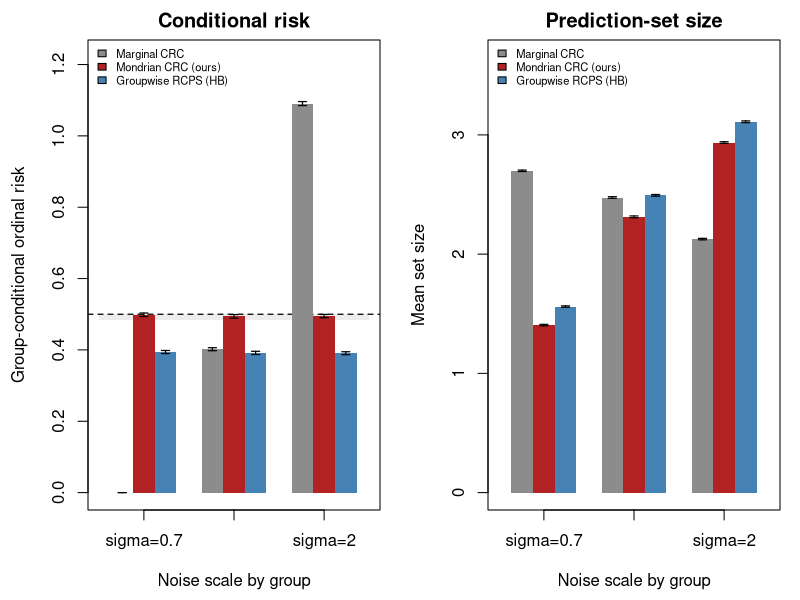
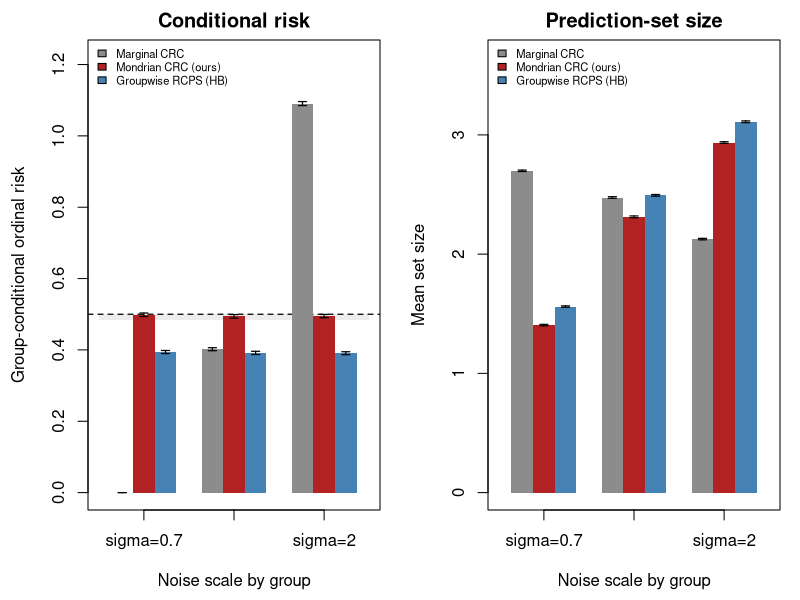

Write the R code that produced these figures, in order.
## Section 5.1 -- Group-conditional ordinal risk control (base R)
## Three feature-defined groups; independent, identically distributed observations.
## Y in {0,...,4}, Yhat=Y+sigma_g U, U~Unif(-sqrt(3),sqrt(3)).
## Prediction sets: C_t={j:abs(j-Yhat)<=t}.
## Loss: min_{j in C_t} abs(j-Y), with loss(empty,Y)=B=4.
## Methods: pooled CRC, coordinatewise Mondrian CRC, and groupwise
## Hoeffding--Bentkus (HB) RCPS at PER-GROUP delta=.10.
## Emits figures/fig_general.{pdf,png} and two CSVs.
##
## Merged version: base engineering (PDF/CSV, error bars, defensive checks,
## theoretical-M sandwich floor) PLUS per-method calibration timing and an
## EMPIRICAL M_g verification printed next to the theoretical M=1 used in the
## bound. The Python twin example1.py reproduces every number and artifact.
## M_g=1 almost surely: iid observations with atomless candidate-score
## distributions => distinct jumps across loss paths (checked empirically below).

set.seed(20261024)
K <- 5L; B <- 4; ALPHA <- 0.5
SIG <- c(0.7, 1.3, 2.0); NG <- length(SIG)
NCAL <- 1500L; NTEST <- 3000L; REPS <- 500L
DELTA <- 0.10  # A per-group, not a simultaneous, RCPS confidence level
GR <- 0:(K-1L); sqrt3 <- sqrt(3)
THRESHOLD_MIN <- 0; THRESHOLD_MAX <- 12
M_THEORY <- 1L

stopifnot(THRESHOLD_MAX > (K-1L) + max(SIG)*sqrt3)

draw <- function(n) {
  g <- sample.int(NG, n, replace=TRUE)
  Y <- sample.int(K, n, replace=TRUE)-1L
  U <- runif(n, -sqrt3, sqrt3)
  list(g=g, Y=Y, Yhat=Y+SIG[g]*U)
}

loss_at <- function(t, Yhat, Y) {
  if (length(Y)==0L) return(numeric(0))
  losses <- rep(Inf, length(Y))
  for (k in seq_len(K)) {
    included <- abs(GR[k]-Yhat) <= t
    losses <- pmin(losses, ifelse(included, abs(GR[k]-Y), Inf))
  }
  losses[!is.finite(losses)] <- B
  losses
}

size_at <- function(t, Yhat) {
  if (length(Yhat)==0L) return(integer(0))
  sizes <- integer(length(Yhat))
  for (k in seq_len(K)) sizes <- sizes+(abs(GR[k]-Yhat) <= t)
  sizes
}

## Empirical jump multiplicity: largest number of within-group augmented loss
## paths that break at a common threshold (expect 1 under atomless scores).
jump_mult <- function(Yhat) {
  bp <- round(as.vector(abs(outer(Yhat, GR, function(a,b) b-a))), 9)
  if (length(bp)==0L) return(0L)
  max(tabulate(match(bp, unique(bp))))
}

## Find smallest feasible continuous threshold by bisection.
crc_threshold <- function(Yhat, Y, alpha=ALPHA,
                          lo=THRESHOLD_MIN, hi=THRESHOLD_MAX) {
  n <- length(Y)
  if (n==0L) return(hi)
  criterion <- function(t) (sum(loss_at(t,Yhat,Y))+B)/(n+1)
  if (criterion(lo) <= alpha) return(lo)
  if (criterion(hi) > alpha) return(hi)
  for (i in 1:50) {
    mid <- (lo+hi)/2
    if (criterion(mid) <= alpha) hi <- mid else lo <- mid
  }
  hi
}

## One-sided HB lower-tail p-value at hypothesized population risk R.
hb_pvalue <- function(R, muhat, n) {
  if (muhat >= R) return(1)
  if (muhat <= 0) kl <- -log1p(-R)
  else kl <- muhat*log(muhat/R)+(1-muhat)*log((1-muhat)/(1-R))
  p_b <- exp(1)*pbinom(ceiling(n*muhat), n, R)
  min(1, p_b, exp(-n*kl))
}

rcps_threshold <- function(Yhat, Y, alpha=ALPHA, delta=DELTA, bound=B,
                           lo=THRESHOLD_MIN, hi=THRESHOLD_MAX) {
  n <- length(Y)
  if (n==0L) return(hi)
  target <- alpha/bound
  pval <- function(t) hb_pvalue(target, mean(loss_at(t,Yhat,Y))/bound, n)
  if (pval(lo) <= delta) return(lo)
  if (pval(hi) > delta) return(hi)
  for (i in 1:50) {
    mid <- (lo+hi)/2
    if (pval(mid) <= delta) hi <- mid else lo <- mid
  }
  hi
}

methods <- c('marg','mond','rcps')
labels <- c(marg='Marginal CRC', mond='Mondrian CRC (ours)',
            rcps='Groupwise RCPS (HB)')
Rg <- array(NA_real_, c(REPS,NG,length(methods)),
            dimnames=list(NULL,paste0('G',seq_len(NG)),methods))
Sg <- Rg
Rp <- matrix(NA_real_, REPS, length(methods), dimnames=list(NULL,methods))
Sz <- Rp
counts <- matrix(0L, REPS, NG)
floorv <- matrix(NA_real_, REPS, NG)
fall <- matrix(FALSE, REPS, NG)
Memp <- matrix(NA_integer_, REPS, NG)          # empirical per-group jump multiplicity
tmr <- c(marg=0, mond=0, rcps=0)               # accumulated calibration wall time (s)

for (r in seq_len(REPS)) {
  dc <- draw(NCAL); dt <- draw(NTEST)
  t0 <- proc.time()[3]; t_marg <- crc_threshold(dc$Yhat,dc$Y)
  tmr['marg'] <- tmr['marg'] + (proc.time()[3]-t0)
  t_group <- t_rcps <- numeric(NG)
  for (g in seq_len(NG)) {
    m <- dc$g==g
    ng <- sum(m); counts[r,g] <- ng
    Memp[r,g] <- jump_mult(dc$Yhat[m])
    t0 <- proc.time()[3]; t_group[g] <- crc_threshold(dc$Yhat[m],dc$Y[m])
    tmr['mond'] <- tmr['mond'] + (proc.time()[3]-t0)
    t0 <- proc.time()[3]; t_rcps[g] <- rcps_threshold(dc$Yhat[m],dc$Y[m])
    tmr['rcps'] <- tmr['rcps'] + (proc.time()[3]-t0)
    fall[r,g] <- t_group[g] == THRESHOLD_MAX
    ## Random-count floor uses the theoretical augmented-sample M_g=1,
    ## not approximate matches of candidate scores.
    floorv[r,g] <- ALPHA-(M_THEORY+1)*B/(ng+1)
  }
  for (nm in methods) {
    losses <- sizes <- numeric(NTEST)
    for (g in seq_len(NG)) {
      m <- dt$g==g
      if (!any(m)) stop('Empty evaluation group: raise NTEST or adjust DGP.')
      t <- switch(nm,marg=t_marg,mond=t_group[g],rcps=t_rcps[g])
      losses[m] <- loss_at(t,dt$Yhat[m],dt$Y[m])
      sizes[m] <- size_at(t,dt$Yhat[m])
      Rg[r,g,nm] <- mean(losses[m]); Sg[r,g,nm] <- mean(sizes[m])
    }
    Rp[r,nm] <- mean(losses); Sz[r,nm] <- mean(sizes)
  }
}

mc_halfwidth <- function(x) 1.96*sd(x)/sqrt(length(x))
cal_ms <- 1000*tmr/REPS
per_group <- do.call(rbind,lapply(methods,function(nm) {
  do.call(rbind,lapply(seq_len(NG),function(g) {
    data.frame(method=labels[nm],group=g,sigma=SIG[g],
               risk=mean(Rg[,g,nm]),risk_halfwidth=mc_halfwidth(Rg[,g,nm]),
               set_size=mean(Sg[,g,nm]),size_halfwidth=mc_halfwidth(Sg[,g,nm]),
               avg_cal_count=mean(counts[,g]),
               mondrian_fallback_rate=mean(fall[,g]))
  }))
}))
summary <- do.call(rbind,lapply(methods,function(nm) {
  grisk <- colMeans(Rg[,,nm])
  data.frame(method=labels[nm],pooled_risk=mean(Rp[,nm]),
             pooled_risk_halfwidth=mc_halfwidth(Rp[,nm]),
             worst_group_risk=max(grisk),
             max_abs_group_deviation=max(abs(grisk-ALPHA)),
             pooled_mean_set_size=mean(Sz[,nm]),
             cal_ms_per_rep=unname(cal_ms[nm]))
}))

cat(sprintf('Section 5.1: %d reps, n_cal=%d, n_test=%d, target=%.2f\n',
            REPS,NCAL,NTEST,ALPHA))
cat(sprintf('RCPS: per-group delta=%.2f (NOT a simultaneous group certificate)\n',DELTA))
cat(sprintf('M_g: theoretical=%d used in floor; empirical max=%d, mean=%.3f (checks no-ties)\n',
            M_THEORY, max(Memp), mean(Memp)))
cat(sprintf('mean random-count lower bound alpha-(M+1)B/(n_g+1)=%.4f\n\n', mean(floorv)))
print(summary,row.names=FALSE,digits=4)
cat('\n')
print(per_group,row.names=FALSE,digits=4)

dir.create('figures',showWarnings=FALSE,recursive=TRUE)
write.csv(summary,'figures/example1_summary.csv',row.names=FALSE)
write.csv(per_group,'figures/example1_per_group.csv',row.names=FALSE)

## Paper figure: both panels show +/-1.96 Monte Carlo SE error bars.
make_plot <- function(file='figures/fig_general.pdf',format=c('pdf','png')) {
  format <- match.arg(format)
  if (format=='pdf') pdf(file,width=10.4,height=4.4,useDingbats=FALSE)
  else png(file,width=1300,height=550,res=125)
  old <- par(mfrow=c(1,2),mar=c(4.5,4.4,2,1),oma=c(0,0,0,0))
  on.exit({par(old);dev.off()},add=TRUE)
  cols <- c(marg='grey55',mond='firebrick',rcps='steelblue')
  w <- .24; gx <- seq_len(NG)
  for (panel in c('risk','size')) {
    is_risk <- panel=='risk'
    ylim <- if (is_risk) c(0,1.22) else c(0,3.65)
    plot(NA,xlim=c(.5,NG+.5),ylim=ylim,xaxt='n',xlab='Noise scale by group',
         ylab=if (is_risk) 'Group-conditional ordinal risk' else 'Mean set size',
         main=if (is_risk) 'Conditional risk' else 'Prediction-set size')
    if (is_risk) {
      rect(.5,mean(floorv),NG+.5,ALPHA,col='grey93',border=NA)
      abline(h=ALPHA,lty=2,lwd=1.2)
    }
    for (i in seq_along(methods)) {
      nm <- methods[i]; x <- gx+(i-2)*w
      mu <- if(is_risk) colMeans(Rg[,,nm]) else colMeans(Sg[,,nm])
      hw <- if(is_risk) vapply(seq_len(NG),function(g)mc_halfwidth(Rg[,g,nm]),numeric(1))
            else vapply(seq_len(NG),function(g)mc_halfwidth(Sg[,g,nm]),numeric(1))
      rect(x-w/2,0,x+w/2,mu,col=cols[nm],border=NA)
      segments(x,mu-hw,x,mu+hw,lwd=1.2)
      segments(x-.045,mu-hw,x+.045,mu-hw,lwd=1.2)
      segments(x-.045,mu+hw,x+.045,mu+hw,lwd=1.2)
    }
    axis(1,gx,paste0('sigma=',SIG))
    legend('topleft',legend=labels,fill=cols,bty='n',cex=.67)
  }
  invisible(file)
}
make_plot()
make_plot('figures/fig_general.png','png')
cat('\nSaved figures/fig_general.pdf, figures/fig_general.png, and two CSV files.\n')
